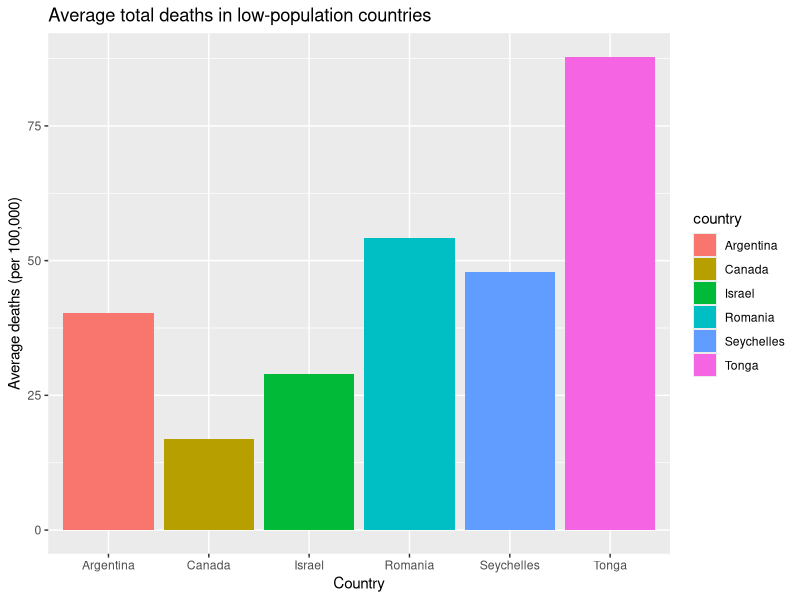
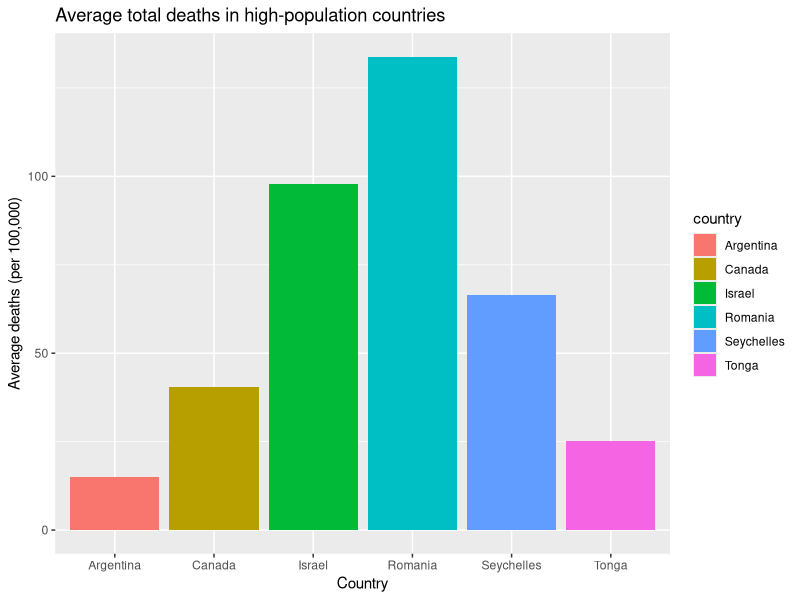

Source code (R) for these figures, in order:
## ---- chunk 1
library(tidyverse)
library(dplyr)
library(ggplot2)
## ---- chunk 2
deaths_df <- data.frame(read.csv("death-rates-from-air-pollution.csv"))
deaths_df

colnames(deaths_df) <- c("country", "acronym", "year", "total_deaths", 
                         "indoor_deaths", "outdoor_deaths", "ozone_deaths")

glimpse(deaths_df)
## ---- chunk 3
# Want the range 2007-2017 
# took this out c(2007, 2008, 2009, 2010, 2011, 2012, 2013, 2014, 2015, 2016, 2017)

#Maybe try increments...?
#When looking at it you can see a decrease among the three years 
#death_07<- deaths_df %>% 
  #group_by(country) %>% 
  #filter(year == 2007) %>% 
  #select(total_deaths) %>% 
  #summarize(average_death_07 = mean(total_deaths))

#death_12<- deaths_df %>% 
  #group_by(country) %>% 
  #filter(year == 2012) %>% 
  #select(total_deaths) %>% 
  #summarize(average_death_12 = mean(total_deaths))

#death_17<- deaths_df %>% 
  #group_by(country) %>% 
  #filter(year == 2017) %>% 
  #select(total_deaths) %>% 
  #summarize(average_death_17 = mean(total_deaths))

#try to have one cohesive table so it's easier to visualize 
#combo <- death_07 %>% 
  #mutate(death_12) %>% 
  #mutate(death_17)

#combo

#Then graph it 
#Just realized there's 200+ countries....the x-axis looks terrible 
#Would be nice to color by continent but then that would mean going through each country
#ggplot(death_07, aes(x= country, y=average_death_07)) +
  #geom_point() +
  #theme(axis.text.x = element_text(angle = 15)) #yah..no rotation made it worse


## ---- chunk 4
#SCRATCH WORK ABOVE 

#Not sure if we want to use the selected few countries we looked at earlier?
#Or if we wanted to use this as a overview of the data

#separation by high vs low population among continents 
death_07_high <- deaths_df %>% 
  filter(year == 2007, country %in% c('United States', 'Brazil', 'Ethiopia', 'Russia', 'China', 'Australia')) %>% 
  group_by(country) %>% 
  select(total_deaths) %>% 
  summarize(average_death_07_high = mean(total_deaths))


death_07_low<- deaths_df %>% 
  filter(year == 2007, country %in% c('Canada', 'Argentina', 'Seychelles', 'Romania', 'Israel', 'Tonga')) %>% 
  group_by(country) %>% 
  select(total_deaths) %>% 
  summarize(average_death_07_low = mean(total_deaths))

#Combo table 2007
combo_07<- death_07_high %>% 
  mutate(death_07_low)
combo_07

#dataframe for 2007 high vs low - pop countries
df_07<- data.frame(death_07_high, death_07_low)
df_07
colnames(df_07)
colnames(df_07) <- c("high-pop country", "average_death_07_high", 
                     "low-pop country", "average_death_07_low")
df_07


death_12_high <- deaths_df %>% 
  filter(year == 2012, country %in% c('United States', 'Brazil', 'Ethiopia', 'Russia', 'China', 'Australia')) %>% 
  group_by(country) %>% 
  select(total_deaths) %>% 
  summarize(average_death_12_high = mean(total_deaths))


death_12_low<- deaths_df %>% 
  filter(year == 2012, country %in% c('Canada', 'Argentina', 'Seychelles', 'Romania', 'Israel', 'Tonga')) %>% 
  group_by(country) %>% 
  select(total_deaths) %>% 
  summarize(average_death_12_low = mean(total_deaths))

#Combo table 2012
combo_12<- death_12_high %>% 
  mutate(death_12_low)
combo_12

#Data frame for 2012
df_12<- data.frame(death_12_high, death_12_low)
df_12

colnames(df_12) <- c("high-pop country", "average_death_12_high", 
                     "low-pop country", "average_death_12_low")
df_12

death_17_high <- deaths_df %>% 
  filter(year == 2017, country %in% c('United States', 'Brazil', 'Ethiopia', 'Russia', 'China', 'Australia')) %>% 
  group_by(country) %>% 
  select(total_deaths) %>% 
  summarize(average_death_17_high = mean(total_deaths))


death_17_low<- deaths_df %>% 
  filter(year == 2017, country %in% c('Canada', 'Argentina', 'Seychelles', 'Romania', 'Israel', 'Tonga')) %>% 
  group_by(country) %>% 
  select(total_deaths) %>% 
  summarize(average_death_17_low = mean(total_deaths))


#Combo table 2017
combo_17<- death_17_high %>% 
  mutate(death_17_low)
combo_17

#Data frame for 2017
df_17<- data.frame(death_17_high, death_17_low)
df_17

colnames(df_17) <- c("high-pop country", "average_death_17_high", 
                     "low-pop country", "average_death_17_low")
df_17

#Graph selected countries 
#Is there a way to color by low and high and combine the two graphs below?
combo_07 %>% 
  ggplot() + 
  geom_col(mapping = aes(x = country, y = average_death_07_low, fill = country))+
             xlab("Country")+
             ylab("Average deaths (per 100,000)")+
             ggtitle("Average total deaths in low-population countries")

combo_07 %>% 
  ggplot() + 
  geom_col(mapping = aes(x = country, y = average_death_07_high, fill = country))+
             xlab("Country")+
             ylab("Average deaths (per 100,000)")+
             ggtitle("Average total deaths in high-population countries")
## ---- chunk 5
glimpse(deaths_df)

#This is the average of all countries by type of air pollutant death
deaths_df %>% 
  group_by(country) %>% 
  select(indoor_deaths, outdoor_deaths, ozone_deaths) %>% 
  summarize(avg_indoor = mean(indoor_deaths), avg_outdoor = mean(outdoor_deaths), avg_ozone = mean(ozone_deaths))
  
#Sort descending to see which country had the highest of each...(not sure if this is right)
#does separating the arrange individually fix it??
deaths_df %>% 
  group_by(country) %>% 
  select(indoor_deaths, outdoor_deaths, ozone_deaths) %>% 
  summarize(avg_indoor = mean(indoor_deaths), avg_outdoor = mean(outdoor_deaths), avg_ozone = mean(ozone_deaths)) %>% 
  arrange(desc(avg_indoor), desc(avg_outdoor), desc(avg_ozone))
## ---- chunk 6
deaths_df %>% 
  group_by(country, year) %>% 
  summarize(avg_indoor = mean(indoor_deaths), avg_outdoor = mean(outdoor_deaths), avg_ozone = mean(ozone_deaths)) %>% 
  arrange(desc(avg_indoor)) %>% 
  arrange(desc(avg_outdoor)) %>% 
  arrange(desc(avg_ozone))
## ---- chunk 7
#Probably need to fix the above to answer this one 


## ---- chunk 8
#north america
america <- deaths_df %>% filter(country == "United States" & year > 1999)
canada <- deaths_df %>% filter(country == "Canada" & year > 1999)


#south america 
brazil <- deaths_df %>% filter(country == "Brazil" & year > 1999)
argentina <- deaths_df %>% filter(country == "Argentina" & year > 1999)

#Africa
ethiopia <- deaths_df %>% filter(country == "Ethiopia" & year > 1999)
seychelles <- deaths_df %>% filter(country == "Seychelles" & year > 1999)

#Europe
russia <- deaths_df %>% filter(country == "Russia" & year > 1999)
romania <- deaths_df %>% filter(country == "Romania" & year > 1999)

#asia
china <- deaths_df %>% filter(country == "China" & year > 1999)
israel <- deaths_df %>% filter(country == "Israel" & year > 1999)

#Oceania
australia <- deaths_df %>% filter(country == "Australia" & year > 1999)
tonga <- deaths_df %>% filter(country == "Tonga" & year > 1999)

## ---- chunk 9
